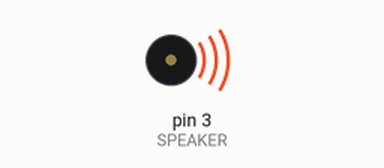
Simulated run of this sketch. Board: Arduino Uno, built with avr-gcc and run on an emulated ATmega328P. On the bench: buzzer (waves = sounding).

Above: at 0.1 s.
Timing chart, 0 to 1.6 s (numbered marks = the images above):
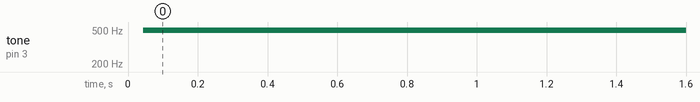

Measured:
- by itself, tone on pin 3 (SPEAKER): silent → 498 Hz at 0.04 s

The sketch:

audio.ino
```cpp
/*
Jouer un son avec un Grove Speaker
*/

#define SPEAKER 3   // pin du systeme audio

void setup()
{
  pinMode(SPEAKER, OUTPUT);
  digitalWrite(SPEAKER, LOW);
}

void sound(int note_index){
  int duration = 20;
  for(int i = 0; i < duration; i++){
    digitalWrite(SPEAKER, HIGH);
    delayMicroseconds(note_index);
    digitalWrite(SPEAKER, LOW);
    delayMicroseconds(note_index);
  }
}

void loop()
{
  sound(1000);
}
```
